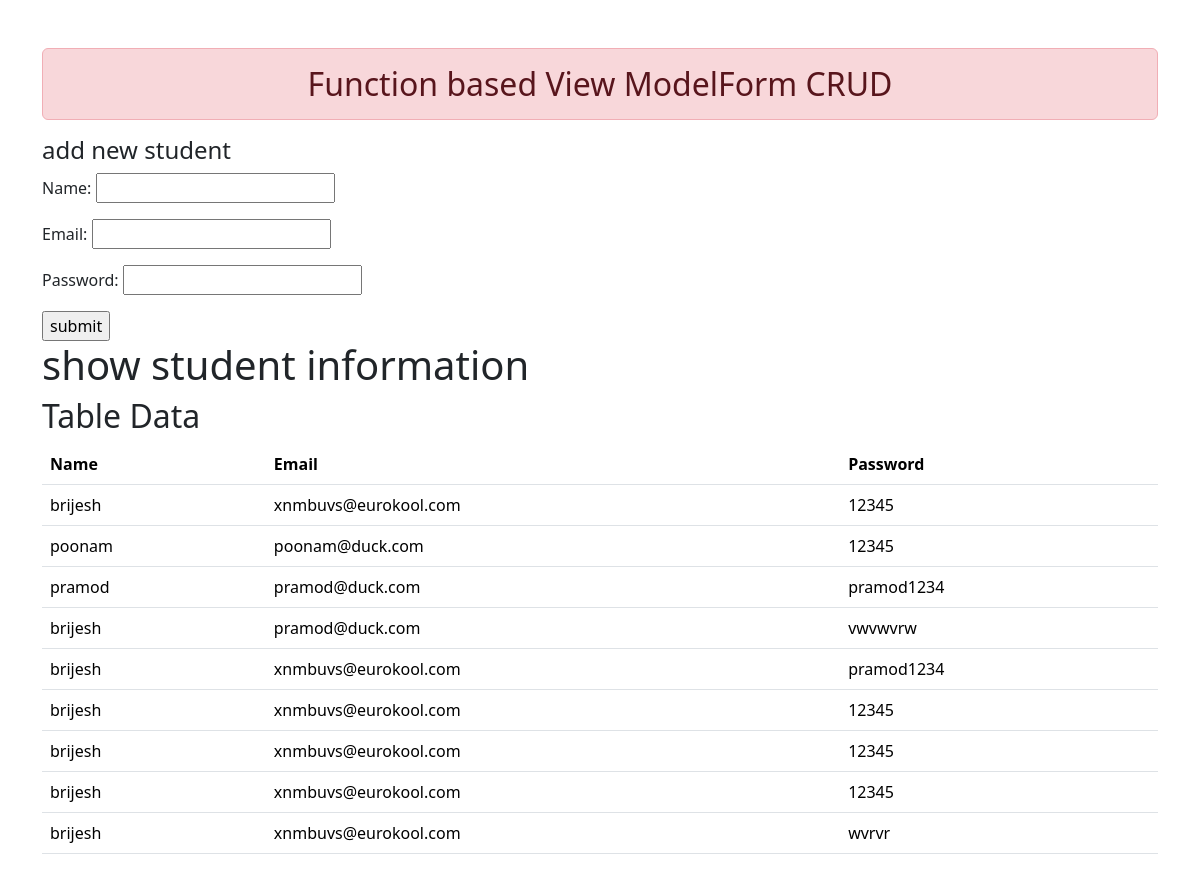
The page / on the database its author committed.
### enroll/models.py (models this page shows)
class user(models.Model):
    name = models.CharField(max_length=30)
    email = models.CharField(max_length=40)
    password = models.CharField(max_length=20)

### enroll/views.py (the view)
def add_show(request):
    print("view work correctly")
    if request.method == 'POST':
       fm = userform(request.POST)
       if fm.is_valid():
          nd = fm.cleaned_data['name']
          em = fm.cleaned_data['email']
          pd = fm.cleaned_data['password']
          '''another way of saving data in DB is fm.save()'''
          reg = user(name=nd, email=em, password=pd)
          reg.save()
          fm = userform()
          stu = user.objects.all()
          return render(request, 'enroll/addandshow.html', {'form':fm ,'stub':stu})
    else:
      fm = userform()
      stu = user.objects.all()
      return render(request, 'enroll/addandshow.html', {'form':fm ,'stub':stu})

### enroll/form.py
class userform(forms.ModelForm):
    class Meta:
        model = user
        fields = ['name', 'email', 'password']
        ''' widget = {
            'name' : forms.TextInput(attrs={'class':'form-control'}),
            'email' : forms.TextInput(attrs={'class':'form-control'}),
            'password' : forms.TextInput(attrs={'class':'form-control'}),}
        '''

### enroll/templates/enroll/addandshow.html (shortened to what this page needs)
{% extends "enroll/base.html" %}
{% block content %}
<h4 >add new student</h4>
    <form action="" method="post">
         {{form.as_p}}
         <input type="submit" value="submit">
    </form>
<h1>show student information</h1>
<h2>Table Data</h2>
{% if stub %}
    <table class="table table-hover">
        <tr>
            <th scope='col'>Name</th>
            <th scope='col'>Email</th>
            <th scope='col'>Password</th>
        </tr>
        {% for s in stub  %}
        <tr>
            <td scope='row'>{{s.name}}</td>
            <td scope='row'>{{s.email}}</td>
            <td scope='row'>{{s.password}}</td>
        </tr>
        {% endfor %}
      </table>
{% else %}
    <h2>no data found</h2>
{% endif %}
{% endblock content %}

### enroll/templates/enroll/base.html (shortened to what this page needs)
<!DOCTYPE html>
{% load static %}
<html lang="en">
<head>
    <link rel="stylesheet" href="https://cdn.jsdelivr.net/npm/bootstrap@5.3.2/dist/css/bootstrap.min.css">
</head>
<body>
    <div class="container mt-5">
        <h2 class="text-center alert alert-danger">Function based View ModelForm CRUD</h2>
        {% block content %}
        {% endblock content %}
    </div>
</body>
</html>

### rows shown on the page
user: name "brijesh", email "xnmbuvs@eurokool.com", password "12345"
user: name "poonam", email "poonam@duck.com", password "12345"
user: name "pramod", email "pramod@duck.com", password "pramod1234"
user: name "brijesh", email "pramod@duck.com", password "vwvwvrw"
user: name "brijesh", email "xnmbuvs@eurokool.com", password "pramod1234"
user: name "brijesh", email "xnmbuvs@eurokool.com", password "12345"
user: name "brijesh", email "xnmbuvs@eurokool.com", password "12345"
user: name "brijesh", email "xnmbuvs@eurokool.com", password "12345"
user: name "brijesh", email "xnmbuvs@eurokool.com", password "wvrvr"
